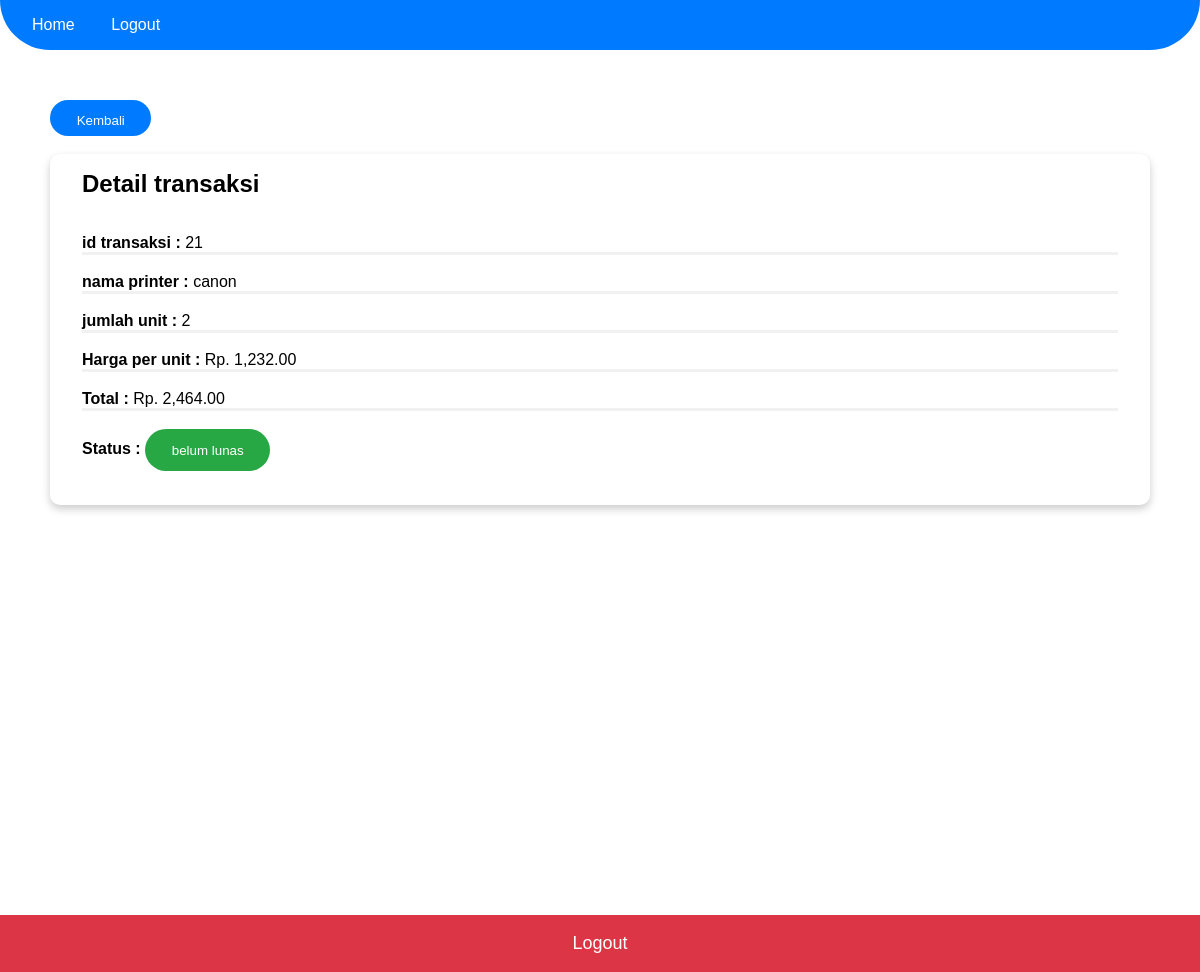
/detail.php?id=21 (signed in), run on an earlier commit of the app's database.
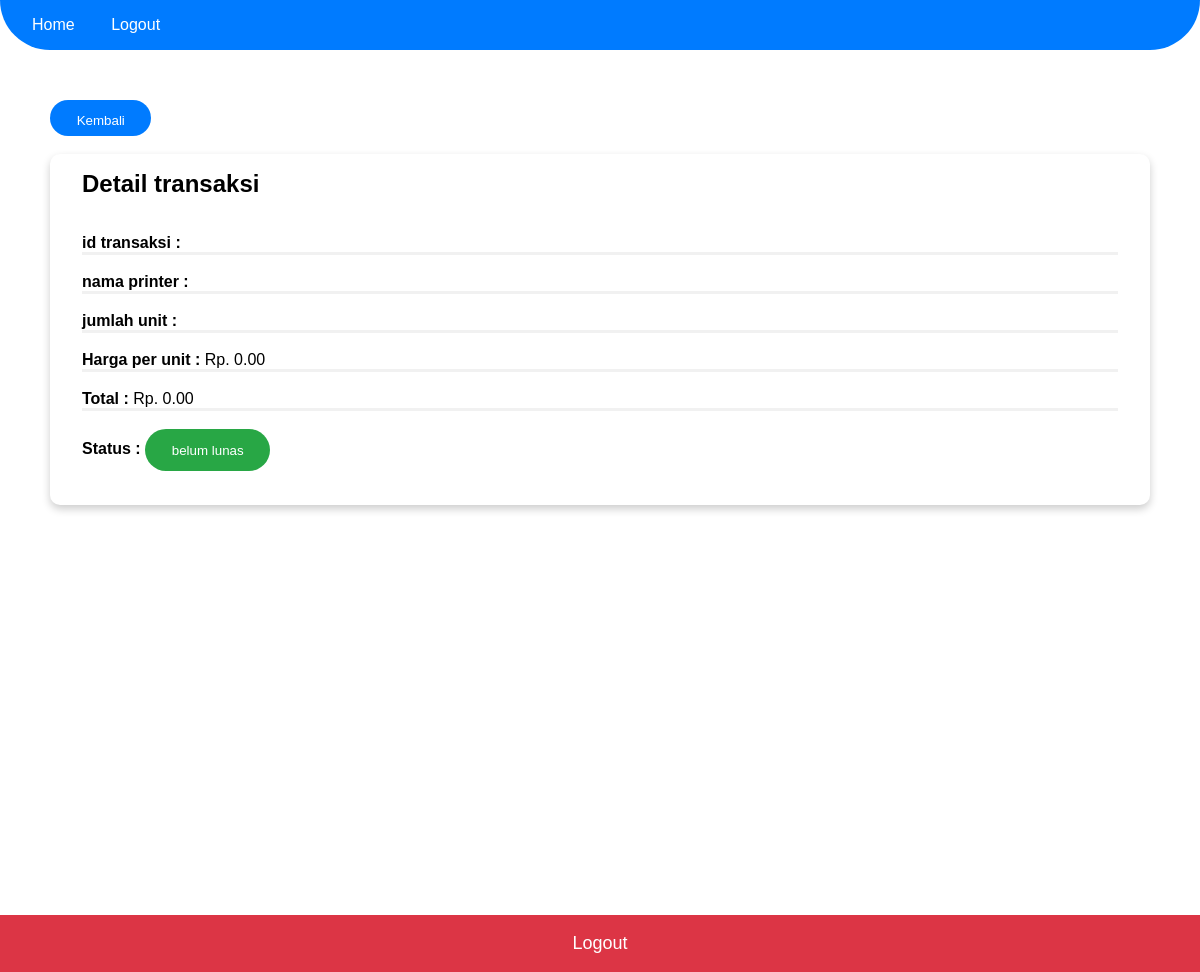
And on a later commit of the database.
### tables this page shows
CREATE TABLE `tb_transaksi` (
  `idtransaksi` int(10) NOT NULL AUTO_INCREMENT,
  `idprinter` int(10) NOT NULL,
  `jumlah` int(10) NOT NULL,
  `userid` int(10) NOT NULL,
  `userid2` int(10) NOT NULL,
  `printer_tbl` int(10) NOT NULL,
  `transaksi_tbl` int(10) NOT NULL,
  PRIMARY KEY (`idtransaksi`)
);

CREATE TABLE `tb_printer` (
  `idprinter` int(10) NOT NULL AUTO_INCREMENT,
  `namaprinter` varchar(50) NOT NULL,
  `spesifikasi` varchar(50) NOT NULL,
  `harga` int(10) NOT NULL,
  PRIMARY KEY (`idprinter`)
);

### detail.php (the view, shortened to what this page needs)
<?php include_once('process/Conn.php');?>
<?php
    $printerDataById = $Conn->query("SELECT tb_transaksi.idtransaksi, tb_printer.namaprinter,
    tb_transaksi.jumlah, tb_printer.harga,
    tb_transaksi.userid2 FROM
    tb_transaksi INNER JOIN tb_printer ON
    tb_printer.idprinter = tb_transaksi.idprinter where idtransaksi = ".$_GET['id']);
    $printerDataById = $printerDataById->fetch_assoc();
?>
<!DOCTYPE html>
<html lang="en">
<head>
    <link rel="stylesheet" type="text/css" href="css/style.css">
</head>
<body>
    <div class="navbar">
        <ul>
            <li><a href="index.php">Home</a></li>
            <li><a href="process/logout.php">Logout</a></li>
        </ul>
    </div>
    <div class="container">
        <button class="button"> <a style="height:10px; width:auto; padding: 1em 2em; padding-bottom:23px; color:white; text-decoration: none;" href="index.php">Kembali</a> </button>
        <br>
        <br>
        <div class="card">
        <div id="detailModal" class="modal-cotainer">
        <h2>Detail transaksi</h2><br><br>
        <p><b>id transaksi :    </b>   <?=$printerDataById['idtransaksi']?></p>
        <hr> <br>
        <p><b>nama printer : </b>    <?=$printerDataById['namaprinter']?></p>
        <hr> <br>
        <p><b>jumlah unit  : </b>    <?=$printerDataById['jumlah']?></p>
        <hr> <br>
        <p><b>Harga per unit   : </b><?= "Rp. " . number_format($printerDataById['harga'],2,'.',',')?></p>
        <hr> <br>
        <p><b>Total    : </b>        <?= "Rp. " . number_format(($printerDataById['jumlah']) * ($printerDataById['harga']),2,'.',',') ?> </p>
        <hr> <br>
        <b>Status   : </b> <p class="green-badge">  <?= ($printerDataById['userid2'] == 0) ? ('belum lunas') : ('lunas') ?></p>
        <br> <br>
        </div>
        </div>
    </div>
    <button class="logout"> <a style="color:white;" href="process/logout.php">Logout</a> </button>
</body>
</html>

What changed in the data, as far as the page shows it:
no longer on this page (row edited): tb_transaksi: idtransaksi "21", idprinter.namaprinter "canon", jumlah "2", idprinter.harga "1,232.00", ($printerDataById['jumlah'])*($printerDataById['harga']) "2,464.00"
Also different on the page:
$printerDataById['harga']: (not shown) → "0.00"
text now shown: "0.00"
